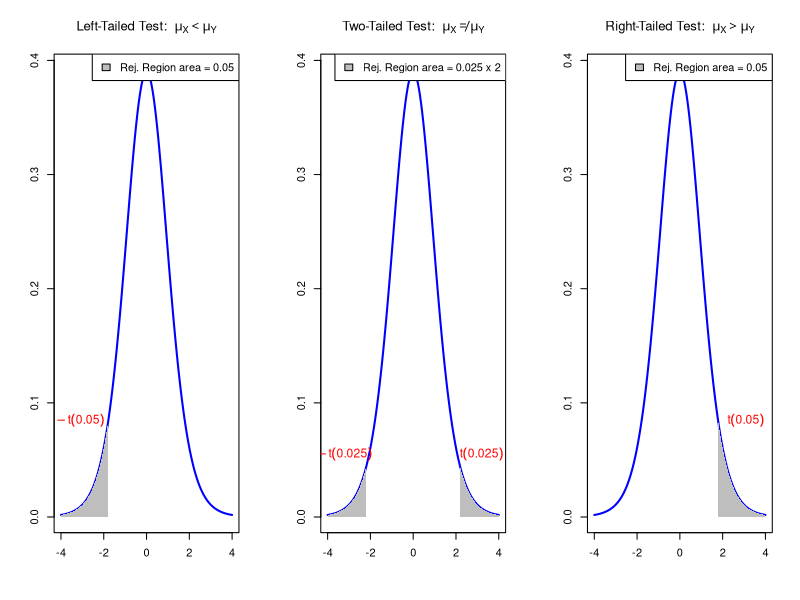
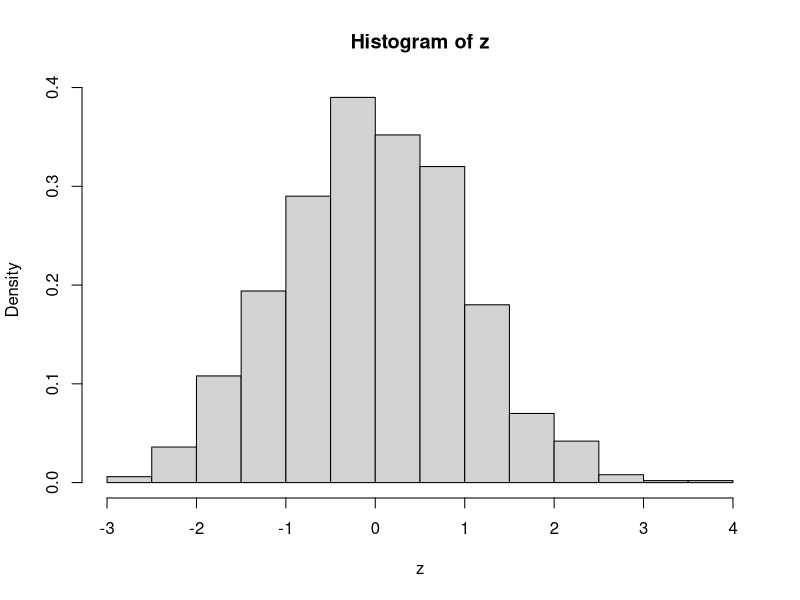
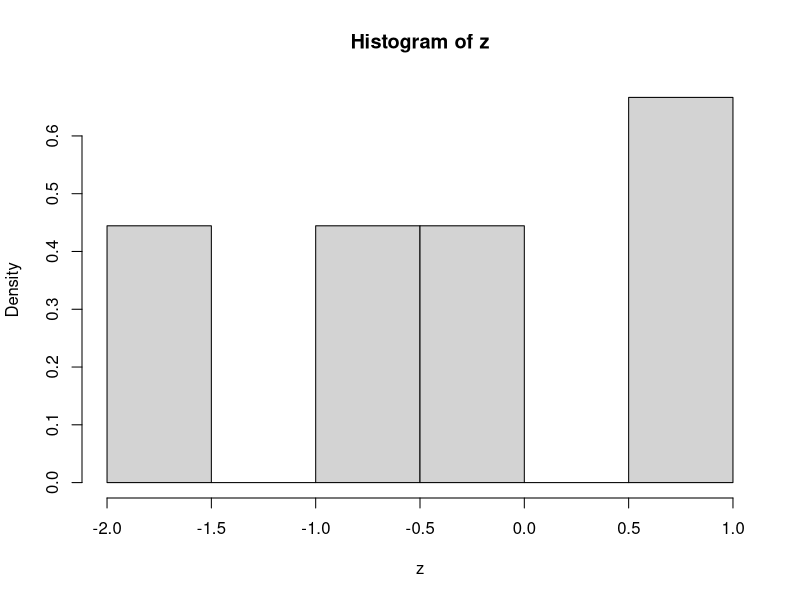
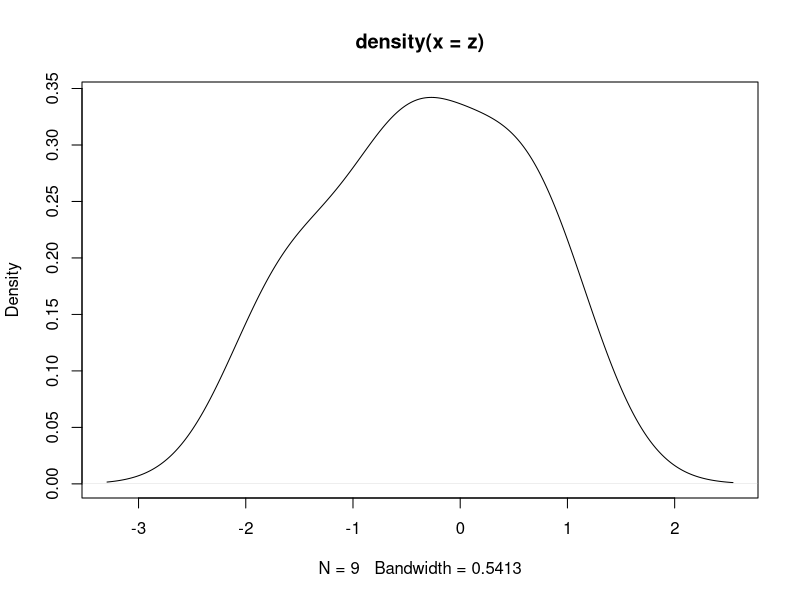
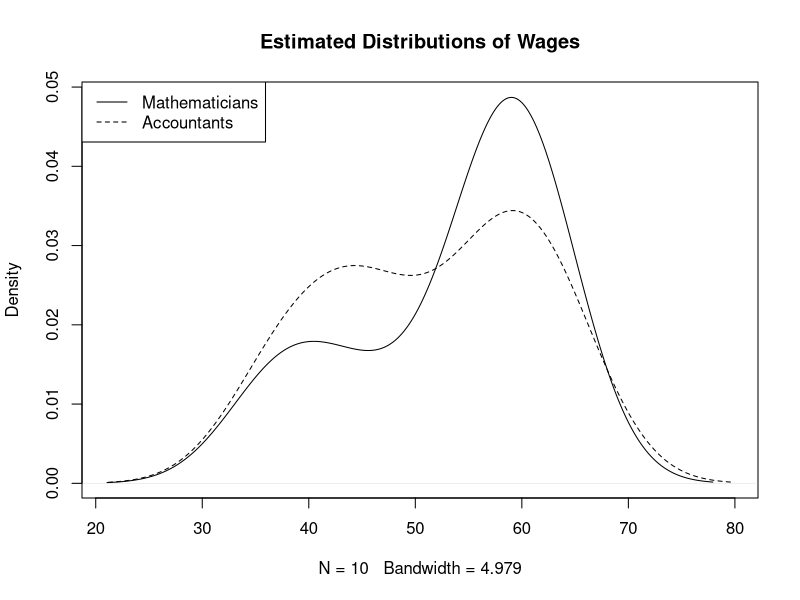
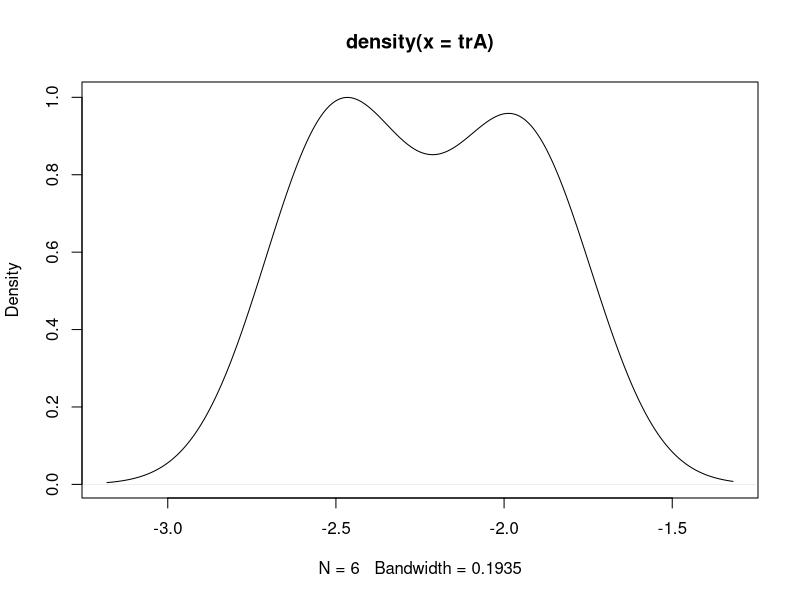
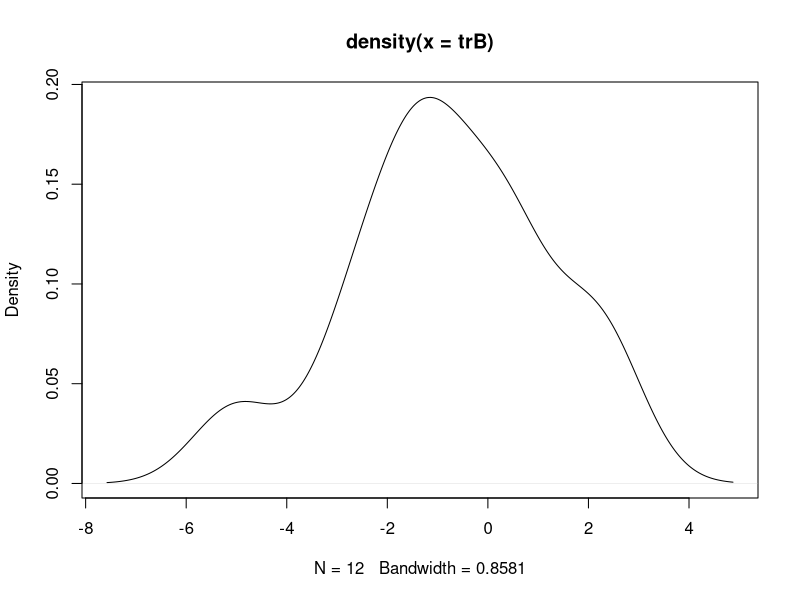
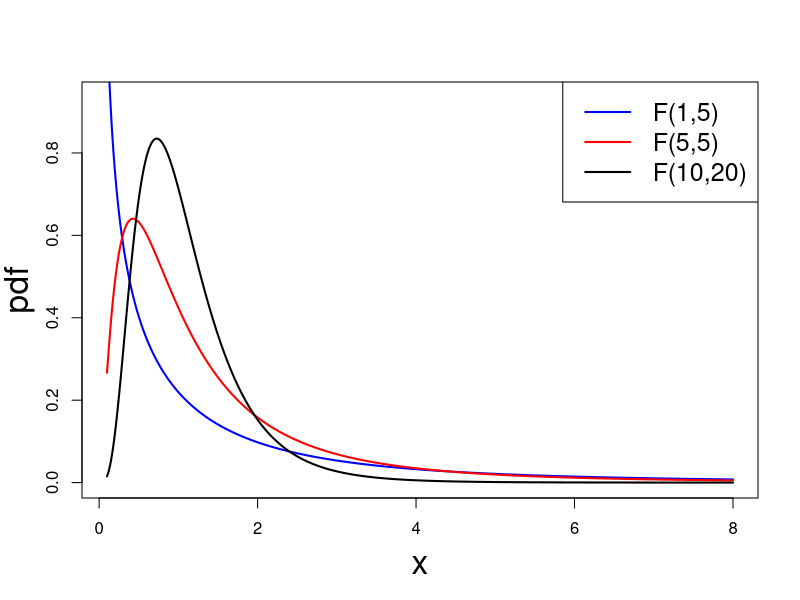

The R source for these figures, in order:
## ---- chunk 1
# Degrees of freedom
df <- 11

# Values for x-axis
x <- seq(-4, 4, length.out = 1000)

# Calculate PDF of t-distribution
pdf <- dt(x, df)

# Set layout for 3 plots side by side
par(mfrow = c(1, 3))

# Left-tailed test
plot(x, pdf, type = "l", col = "blue", lwd = 2, xlab = "", ylab = "", main = expression("Left-Tailed Test: " ~ mu[X] < mu[Y]))
x_fill_left <- x[x <= qt(0.05, df)]
y_fill_left <- pdf[x <= qt(0.05, df)]
polygon(c(x_fill_left, rev(x_fill_left)), c(y_fill_left, rep(0, length(y_fill_left))), col = "gray", border = NA)
text(qt(0.05, df) - 1.3, dt(qt(0.05, df), df) - 0.01, expression(-t(0.05)), pos = 3, col = "red", cex = 1.1)
legend("topright", legend = c("Rej. Region area = 0.05"), fill = "gray", cex = 1)

# Two-tailed test
plot(x, pdf, type = "l", col = "blue", lwd = 2, xlab = "", ylab = "", main = expression("Two-Tailed Test: " ~ mu[X] != mu[Y]))
x_fill_left <- x[x <= qt(0.025, df)]
y_fill_left <- pdf[x <= qt(0.025, df)]
polygon(c(x_fill_left, rev(x_fill_left)), c(y_fill_left, rep(0, length(y_fill_left))), col = "gray", border = NA)

x_fill_right <- x[x >= qt(0.975, df)]
y_fill_right <- pdf[x >= qt(0.975, df)]
polygon(c(x_fill_right, rev(x_fill_right)), c(y_fill_right, rep(0, length(y_fill_right))), col = "gray", border = NA)

text(qt(0.025, df) - 1.0, dt(qt(0.025, df), df) + 0.0, expression(-t(0.025)), pos = 3, col = "red", cex = 1.1)
text(qt(0.975, df) + 1.0, dt(qt(0.975, df), df) + 0.0, expression(t(0.025)), pos = 3, col = "red", cex = 1.1)
legend("topright", legend = c("Rej. Region area = 0.025 x 2"), fill = "gray", cex = 1)

# Right-tailed test
plot(x, pdf, type = "l", col = "blue", lwd = 2, xlab = "", ylab = "", main = expression("Right-Tailed Test: " ~ mu[X] > mu[Y]))
x_fill_right <- x[x >= qt(0.95, df)]
y_fill_right <- pdf[x >= qt(0.95, df)]
polygon(c(x_fill_right, rev(x_fill_right)), c(y_fill_right, rep(0, length(y_fill_right))), col = "gray", border = NA)
text(qt(0.95, df) + 1.3, dt(qt(0.95, df), df) - 0.01, expression(t(0.05)), pos = 3, col = "red", cex = 1.1)
legend("topright", legend = c("Rej. Region area = 0.05"), fill = "gray", cex = 1)

# Reset layout
par(mfrow = c(1, 1))
## ---- chunk 2
# Enter Wages data in 2 vectors using function c()

mathematicians <- c(36, 40, 46, 54, 57, 58, 59, 60, 62, 63)
accountants <- c(37, 37, 42, 44, 46, 48, 54, 56, 59, 60, 60, 64, 64)


# Perform two-sample t-test with null hypothesis mu_X = mu_Y
# Specify that populations have same variance
# Store result of t.test in answer

answer <- t.test(mathematicians, accountants, var.equal = TRUE)


# Print answer
print(answer)
## ---- chunk 3
# Enter Wages data in 2 vectors using function c()

mathematicians <- c(36, 40, 46, 54, 57, 58, 59, 60, 62, 63)
accountants <- c(37, 37, 42, 44, 46, 48, 54, 56, 59, 60, 60, 64, 64)


# Perform two-sample t-test with null hypothesis mu_X = mu_Y
# Specify that populations have same variance
# Store result of t.test in answer

answer <- t.test(mathematicians, accountants, var.equal = TRUE)


# Print answer
print(answer)
## ---- chunk 4
# Enter Wages data in 2 vectors using function c()

mathematicians <- c(36, 40, 46, 54, 57, 58, 59, 60, 62, 63)
accountants <- c(37, 37, 42, 44, 46, 48, 54, 56, 59, 60, 60, 64, 64)


# Perform two-sample t-test with null hypothesis mu_X = mu_Y
# Specify that populations have same variance
# Store result of t.test in answer

answer <- t.test(mathematicians, accountants, var.equal = TRUE)


# Print answer
print(answer)
## ---- chunk 5
# Enter Wages data in 2 vectors using function c()

mathematicians <- c(36, 40, 46, 54, 57, 58, 59, 60, 62, 63)
accountants <- c(37, 37, 42, 44, 46, 48, 54, 56, 59, 60, 60, 64, 64)


# Perform two-sample t-test with null hypothesis mu_X = mu_Y
# Specify that populations have same variance
# Store result of t.test in answer

answer <- t.test(mathematicians, accountants, var.equal = TRUE)


# Print answer
print(answer)
## ---- chunk 6
# Enter Wages data in 2 vectors using function c()

mathematicians <- c(36, 40, 46, 54, 57, 58, 59, 60, 62, 63)
accountants <- c(37, 37, 42, 44, 46, 48, 54, 56, 59, 60, 60, 64, 64)


# Perform two-sample t-test with null hypothesis mu_X = mu_Y
# Specify that populations have same variance
# Store result of t.test in answer

answer <- t.test(mathematicians, accountants, var.equal = TRUE)


# Print answer
print(answer)
## ---- chunk 7
# Enter Wages data in 2 vectors using function c()

mathematicians <- c(36, 40, 46, 54, 57, 58, 59, 60, 62, 63)
accountants <- c(37, 37, 42, 44, 46, 48, 54, 56, 59, 60, 60, 64, 64)


# Perform two-sample t-test with null hypothesis mu_X = mu_Y
# Specify that populations have same variance
# Store result of t.test in answer

answer <- t.test(mathematicians, accountants, var.equal = TRUE)


# Print answer
print(answer)
## ---- chunk 8
#| echo: true
z <- rnorm(1000)                # Sample 1000 times from N(0,1) 
hist(z, probability = TRUE)     # Plot histogram, with area scaled to 1
## ---- chunk 9
#| echo: true
z <- c(-0.78, -1.67, -0.38,  0.92, -0.58,  
       0.61, -1.62, -0.06, 0.52)           # Random from N(0,1)
hist(z, probability = TRUE)                # Histogram not normal
## ---- chunk 10
#| echo: true
z <- c(-0.78, -1.67, -0.38,  0.92, -0.58,  
       0.61, -1.62, -0.06, 0.52)           # Random from N(0,1)
dz <- density(z)                           # Estimate the density of z
plot(dz)                                   # Plot the estimated density
## ---- chunk 11
# Enter the Wages data
mathematicians <- c(36, 40, 46, 54, 57, 58, 59, 60, 62, 63)
accountants <- c(37, 37, 42, 44, 46, 48, 54, 56, 59, 60, 60, 64, 64)

# Compute the estimated distributions
d.math <- density(mathematicians)
d.acc <- density(accountants)

# Plot the estimated distributions

plot(d.math,                                    # Plot d.math
     xlim = range(c(d.math$x, d.acc$x)),        # Set x-axis range
     ylim = range(c(d.math$y, d.acc$y)),        # Set y-axis range
     main = "Estimated Distributions of Wages") # Add title to plot
lines(d.acc,                                    # Layer plot of d.acc
      lty = 2)                                  # Use different line style
         
legend("topleft",                               # Add legend at top-left
       legend = c("Mathematicians",             # Labels for legend
                  "Accountants"), 
       lty = c(1, 2))                           # Assign curves to legend          
## ---- chunk 12
# Enter Wages data in 2 vectors using function c()

mathematicians <- c(36, 40, 46, 54, 57, 58, 59, 60, 62, 63)
accountants <- c(37, 37, 42, 44, 46, 48, 54, 56, 59, 60, 60, 64, 64)


# Perform Welch two-sample t-test with null hypothesis mu_X = mu_Y
# Store result of t.test in answer

answer <- t.test(mathematicians, accountants)


# Print answer
print(answer)
## ---- chunk 13
# Enter Wages data in 2 vectors using function c()

mathematicians <- c(36, 40, 46, 54, 57, 58, 59, 60, 62, 63)
accountants <- c(37, 37, 42, 44, 46, 48, 54, 56, 59, 60, 60, 64, 64)


# Perform Welch two-sample t-test with null hypothesis mu_X = mu_Y
# Store result of t.test in answer

answer <- t.test(mathematicians, accountants)


# Print answer
print(answer)
## ---- chunk 14
# Enter Wages data in 2 vectors using function c()

mathematicians <- c(36, 40, 46, 54, 57, 58, 59, 60, 62, 63)
accountants <- c(37, 37, 42, 44, 46, 48, 54, 56, 59, 60, 60, 64, 64)


# Perform Welch two-sample t-test with null hypothesis mu_X = mu_Y
# Store result of t.test in answer

answer <- t.test(mathematicians, accountants)


# Print answer
print(answer)
## ---- chunk 15
#| echo: true
# Enter changes in Blood pressure data

trA <- c(-1.9, -2.5, -2.1, -2.4, -2.6, -1.9)
trB <- c(-1.1, -0.9, -1.4, 0.2, 0.3, 0.6, -5,
         -2.4, -1.5, 2.3, -2.8, 2.1)

cat("Mean of Treatment A:", mean(trA), "Mean of Treatment B:", mean(trB))
## ---- chunk 16
# Enter changes in Blood pressure data
trA <- c(-1.9, -2.5, -2.1, -2.4, -2.6, -1.9)

# Plot the estimated distribution
plot(density(trA))    
## ---- chunk 17
# Enter changes in Blood pressure data
trB <- c(-1.1, -0.9, -1.4, 0.2, 0.3, 0.6, -5,
         -2.4, -1.5, 2.3, -2.8, 2.1)

# Plot the estimated distribution
plot(density(trB))
       
## ---- chunk 18
# Enter changes in Blood pressure data
trA <- c(-1.9, -2.5, -2.1, -2.4, -2.6, -1.9)
trB <- c(-1.1, -0.9, -1.4, 0.2, 0.3, 0.6, -5,
         -2.4, -1.5, 2.3, -2.8, 2.1)

# Perform Welch t-test and retrieve p-value

ans <- t.test(trA, trB, alt = "less", var.equal = F) 
ans$p.value
## ---- chunk 19
# Enter changes in Blood pressure data
trA <- c(-1.9, -2.5, -2.1, -2.4, -2.6, -1.9)
trB <- c(-1.1, -0.9, -1.4, 0.2, 0.3, 0.6, -5,
         -2.4, -1.5, 2.3, -2.8, 2.1)

# Perform two-sample t-test and retrieve p-value

ans <- t.test(trA, trB, alt = "less", var.equal = T) 
ans$p.value
## ---- chunk 20
#| echo: true
#| code-fold: true
#| code-summary: "Click here to see the code I used"

# Set seed for random generation
# This way you always get the same random numbers when
# you run this code
set.seed(21) 

repeat {
  # Generate random samples
  x <- rnorm(6, mean = -2, sd = 1)
  y <- rnorm(12, mean = -1.5, sd = 3)

  # Round x and y to 1 decimal point
  x <- round(x, 1)
  y <- round(y, 1)
  
  # Perform one-sided t-tests for alternative hypothesis mu_x < mu_y 
  ans_welch <- t.test(x, y, alt = "less", var.equal = F)
  ans_t_test <- t.test(x, y, alt = "less", var.equal = T)
   
  # Check that Welch test succeeds and two-sample test fails
  if (ans_welch$p.value < 0.05 && ans_t_test$p.value > 0.05) {
    cat("Data successfully generated!!!\n\n")
    cat("Synthetic Data TrA:", x, "\n")
    cat("Synthetic Data TrB:", y, "\n\n")
    cat("Welch t-test p-value:", ans_welch$p.value, "\n")
    cat("Two-sample t-test p-value:", ans_t_test$p.value)
    break
    }
}
## ---- chunk 21
#| echo: true

# Enter CCI data
score_2007 <- c(86, 86, 88, 90, 99, 97, 97, 96, 99, 97, 90, 90)
score_2009 <- c(24, 22, 21, 21, 19, 18, 17, 18, 21, 23, 22, 21)

# Perform paired t-test and print p-value
ans <- t.test(score_2007, score_2009, paired = T, alt = "greater")
ans$p.value
## ---- chunk 22
score_2007 <- c(86, 86, 88, 90, 99, 97, 97, 96, 99, 97, 90, 90)
score_2009 <- c(24, 22, 21, 21, 19, 18, 17, 18, 21, 23, 22, 21)
cor(score_2007, score_2009)
## ---- chunk 23
#| echo: true

# Enter tests data
method1 <- c(45.9, 57.6, 54.9, 38.7, 35.7, 39.2, 45.9, 43.2, 45.4, 54.8)
method2 <- c(48.2, 64.2, 56.8, 47.2, 43.7, 45.7, 53.0, 52.0, 45.1, 57.5)

# Perform paired t-test and print p-value
ans <- t.test(method1, method2, paired = T)
ans$p.value
## ---- chunk 24
method1 <- c(45.9, 57.6, 54.9, 38.7, 35.7, 39.2, 45.9, 43.2, 45.4, 54.8)
method2 <- c(48.2, 64.2, 56.8, 47.2, 43.7, 45.7, 53.0, 52.0, 45.1, 57.5)
cor(method1, method2) 
## ---- chunk 25
# Enter tests data
method1 <- c(45.9, 57.6, 54.9, 38.7, 35.7, 39.2, 45.9, 43.2, 45.4, 54.8)
method2 <- c(48.2, 64.2, 56.8, 47.2, 43.7, 45.7, 53.0, 52.0, 45.1, 57.5)

# Perform Welch t-test and print p-value
ans <- t.test(method1, method2, paired = F)       # paired = F is default
ans$p.val
## ---- chunk 26
# Set the degrees of freedom
df1_num <- 1; df1_den <- 5
df2_num <- 5; df2_den <- 5
df3_num <- 10; df3_den <- 20

# Generate values for the x-axis
x_values <- seq(0.1, 8, by = 0.01)

# Calculate the probability density function (PDF) values for each x for the 3 distributions
pdf_values1 <- df(x_values, df1_num, df1_den)
pdf_values2 <- df(x_values, df2_num, df2_den)
pdf_values3 <- df(x_values, df3_num, df3_den)


# Plot the gamma PDFs
plot(x_values, 
    pdf_values1, 
    type = "l", 
    col = "blue", lwd = 2,
    xlab = "", 
    ylab = "",
    ylim = c(0, max(pdf_values2, pdf_values3) + 0.1))

lines(x_values, 
      pdf_values2, 
      col = "red", 
      lwd = 2)

lines(x_values, 
      pdf_values3, 
      col = "black", 
      lwd = 2)

mtext("x", side=1, line=3, cex=2)
mtext("pdf", side=2, line=2.5, cex=2)

# Add a legend
legend("topright", legend = c(paste("F(", df1_num, ",", df1_den, ")", sep = ""),
                              paste("F(", df2_num, ",", df2_den, ")", sep = ""),
                              paste("F(", df3_num, ",", df3_den, ")", sep = "")),
       col = c("blue", "red", "black"), lty = 1, lwd = 2, cex = 1.5)

## ---- chunk 27
# Degrees of freedom
df1 <- 6
df2 <- 10

# Values for x-axis
x <- seq(0, 6, length.out = 1000)

# Calculate PDF of F-distribution
pdf <- df(x, df1, df2)

# Set layout for 2 plots side by side
par(mfrow = c(1, 2))

# ==========================
# Two-tailed test
# ==========================
plot(x, pdf, type = "l", col = "blue", lwd = 2, xlab = "", ylab = "",
     main = expression("Two-Tailed Test: " ~ sigma[X]^2 != sigma[Y]^2))

# Left rejection region (alpha/2 = 0.025)
crit_left <- qf(0.025, df1, df2)
x_fill_left <- x[x <= crit_left]
y_fill_left <- pdf[x <= crit_left]
polygon(c(x_fill_left, rev(x_fill_left)), c(y_fill_left, rep(0, length(y_fill_left))),
        col = "gray", border = NA)

# Right rejection region (alpha/2 = 0.025)
crit_right <- qf(0.975, df1, df2)
x_fill_right <- x[x >= crit_right]
y_fill_right <- pdf[x >= crit_right]
polygon(c(x_fill_right, rev(x_fill_right)), c(y_fill_right, rep(0, length(y_fill_right))),
        col = "gray", border = NA)

# Add critical value labels with symbolic subscripts
text(crit_left + 1.2, df(crit_left, df1, df2) + - 0.35, expression(F[n-1 * "," * m-1](0.925)),
     pos = 3, col = "red", cex = 1.1)

text(crit_right + 1.0, df(crit_right, df1, df2) + 0.0, expression(F[n-1 * "," * m-1](0.025)),
     pos = 3, col = "red", cex = 1.1)

# Legend
legend("topright", legend = c("Rej. Region area = 0.025 x 2"), fill = "gray", cex = 1)

# ==========================
# Right-tailed test
# ==========================
plot(x, pdf, type = "l", col = "blue", lwd = 2, xlab = "", ylab = "",
     main = expression("Right-Tailed Test: " ~ sigma[X]^2 > sigma[Y]^2))

# Critical value for 0.05 significance level
crit_right_tail <- qf(0.95, df1, df2)

# Shading rejection region
x_fill_right <- x[x >= crit_right_tail]
y_fill_right <- pdf[x >= crit_right_tail]
polygon(c(x_fill_right, rev(x_fill_right)), c(y_fill_right, rep(0, length(y_fill_right))),
        col = "gray", border = NA)

# Add critical value label with symbolic subscripts
text(crit_right_tail + 1.1, df(crit_right_tail, df1, df2) - 0.01,
     expression(F[n-1 * "," * m-1](0.05)), pos = 3, col = "red", cex = 1.1)

# Legend
legend("topright", legend = c("Rej. Region area = 0.05"), fill = "gray", cex = 1)

# Reset layout
par(mfrow = c(1, 1))


## ---- chunk 28
# Degrees of freedom
df_num <- 9
df_den <- 6

# Generate values for the x-axis
x <- seq(0.1, 7, by = 0.01)

# Calculate the probability density function (PDF) for the F-distribution
pdf <- df(x, df_num, df_den)

# Plot PDF
plot(x, pdf, type = "l", col = "blue", lwd = 2, xlab = "x", ylab = "Density")

# Shade area where p-value > 0.95
critical_value <- qf(0.95, df_num, df_den)
x_fill_right <- x[x >= critical_value]
y_fill_right <- pdf[x >= critical_value]
polygon(c(x_fill_right, rev(x_fill_right)), c(y_fill_right, rep(0, length(y_fill_right))), col = "gray", border = NA)

# Add annotation with subscript F_{9,6}
text(critical_value, df(critical_value, df_num, df_den) + 0.05, 
     bquote(F[.(df_num)*","*.(df_den)](0.05) == .(round(critical_value, 2))), 
     pos = 3, col = "red", cex = 1.3)

# Add legend
legend("topright", legend = c("area = 0.05"), fill = "gray", cex = 1.3)


## ---- chunk 29
#| echo: true
#| code-fold: true
#| code-summary: "View the R Code"

# Enter the Wages data
mathematicians <- c(36, 40, 46, 54, 57, 58, 59, 60, 62, 63)
accountants <- c(37, 37, 42, 44, 46, 48, 54, 56, 59, 60, 60, 64, 64)

# Compute the estimated distributions
d.math <- density(mathematicians)
d.acc <- density(accountants)

# Plot the estimated distributions

plot(d.math,                                    # Plot d.math
     xlim = range(c(d.math$x, d.acc$x)),        # Set x-axis range
     ylim = range(c(d.math$y, d.acc$y)),        # Set y-axis range
     main = "Estimated Distributions of Wages") # Add title to plot
lines(d.acc,                                    # Layer plot of d.acc
      lty = 2)                                  # Use different line style
         
legend("topleft",                               # Add legend at top-left
       legend = c("Mathematicians",             # Labels for legend
                  "Accountants"), 
       lty = c(1, 2))                           # Assign curves to legend          
## ---- chunk 30
# Enter Wages data in 2 vectors using function c()

mathematicians <- c(36, 40, 46, 54, 57, 58, 59, 60, 62, 63)
accountants <- c(37, 37, 42, 44, 46, 48, 54, 56, 59, 60, 60, 64, 64)


# Perform two-sided F-test using var.test
# Store result and print

ans <- var.test(accountants, mathematicians)
print(ans)
## ---- chunk 31
# Enter Wages data in 2 vectors using function c()

mathematicians <- c(36, 40, 46, 54, 57, 58, 59, 60, 62, 63)
accountants <- c(37, 37, 42, 44, 46, 48, 54, 56, 59, 60, 60, 64, 64)


# Perform two-sided F-test using var.test
# Store result and print

ans <- var.test(accountants, mathematicians)
print(ans)
## ---- chunk 32
# Enter Wages data in 2 vectors using function c()

mathematicians <- c(36, 40, 46, 54, 57, 58, 59, 60, 62, 63)
accountants <- c(37, 37, 42, 44, 46, 48, 54, 56, 59, 60, 60, 64, 64)


# Perform two-sided F-test using var.test
# Store result and print

ans <- var.test(accountants, mathematicians)
print(ans)
## ---- chunk 33
# Enter Wages data in 2 vectors using function c()

mathematicians <- c(36, 40, 46, 54, 57, 58, 59, 60, 62, 63)
accountants <- c(37, 37, 42, 44, 46, 48, 54, 56, 59, 60, 60, 64, 64)


# Perform two-sided F-test using var.test
# Store result and print

ans <- var.test(accountants, mathematicians)
print(ans)
## ---- chunk 34
# Enter Wages data in 2 vectors using function c()

mathematicians <- c(36, 40, 46, 54, 57, 58, 59, 60, 62, 63)
accountants <- c(37, 37, 42, 44, 46, 48, 54, 56, 59, 60, 60, 64, 64)


# Perform two-sided F-test using var.test
# Store result and print

ans <- var.test(accountants, mathematicians)
print(ans)
## ---- chunk 35
# Enter Wages data in 2 vectors using function c()
mathematicians <- c(36, 40, 46, 54, 57, 58, 59, 60, 62, 63)
accountants <- c(37, 37, 42, 44, 46, 48, 54, 56, 59, 60, 60, 64, 64)


# Perform two-sided F-test using var.test
# Store result and print
ans <- var.test(accountants, mathematicians)
print(ans)
## ---- chunk 36
# Enter Wages data in 2 vectors using function c()

mathematicians <- c(36, 40, 46, 54, 57, 58, 59, 60, 62, 63)
accountants <- c(37, 37, 42, 44, 46, 48, 54, 56, 59, 60, 60, 64, 64)

cat("\n Variance of accountants is", var(accountants))
cat("\n Variance of mathematicians is", var(mathematicians))
## ---- chunk 37
# Enter Wages data in 2 vectors using function c()
mathematicians <- c(36, 40, 46, 54, 57, 58, 59, 60, 62, 63)
accountants <- c(37, 37, 42, 44, 46, 48, 54, 56, 59, 60, 60, 64, 64)

# Check which variance is higher
cat("\n Variance of accountants is", var(accountants))
cat("\n Variance of mathematicians is", var(mathematicians))

# Calculate sample sizes
n <- length(mathematicians)
m <- length(accountants)

# Compute F-statistics
# Numerator is population with largest variance
F <- var(accountants)/var(mathematicians)

# Compute p-value
p_value <- 2 - 2 * pf(F, df1 = m - 1, df2 = n - 1)

# Print p-value
cat("\n The p-value for two-sided F-test is", p_value)
